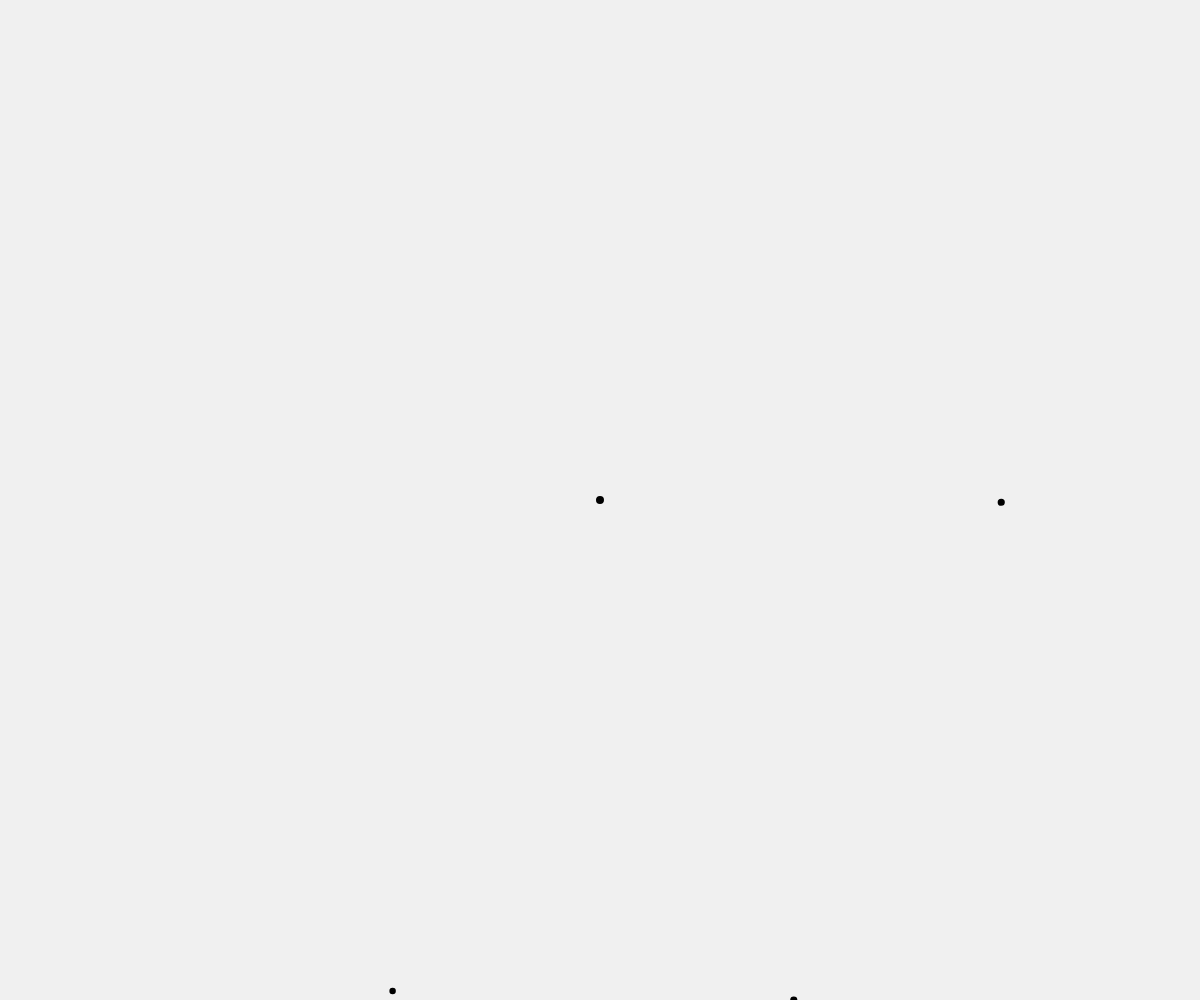
Frame 1 (no input)
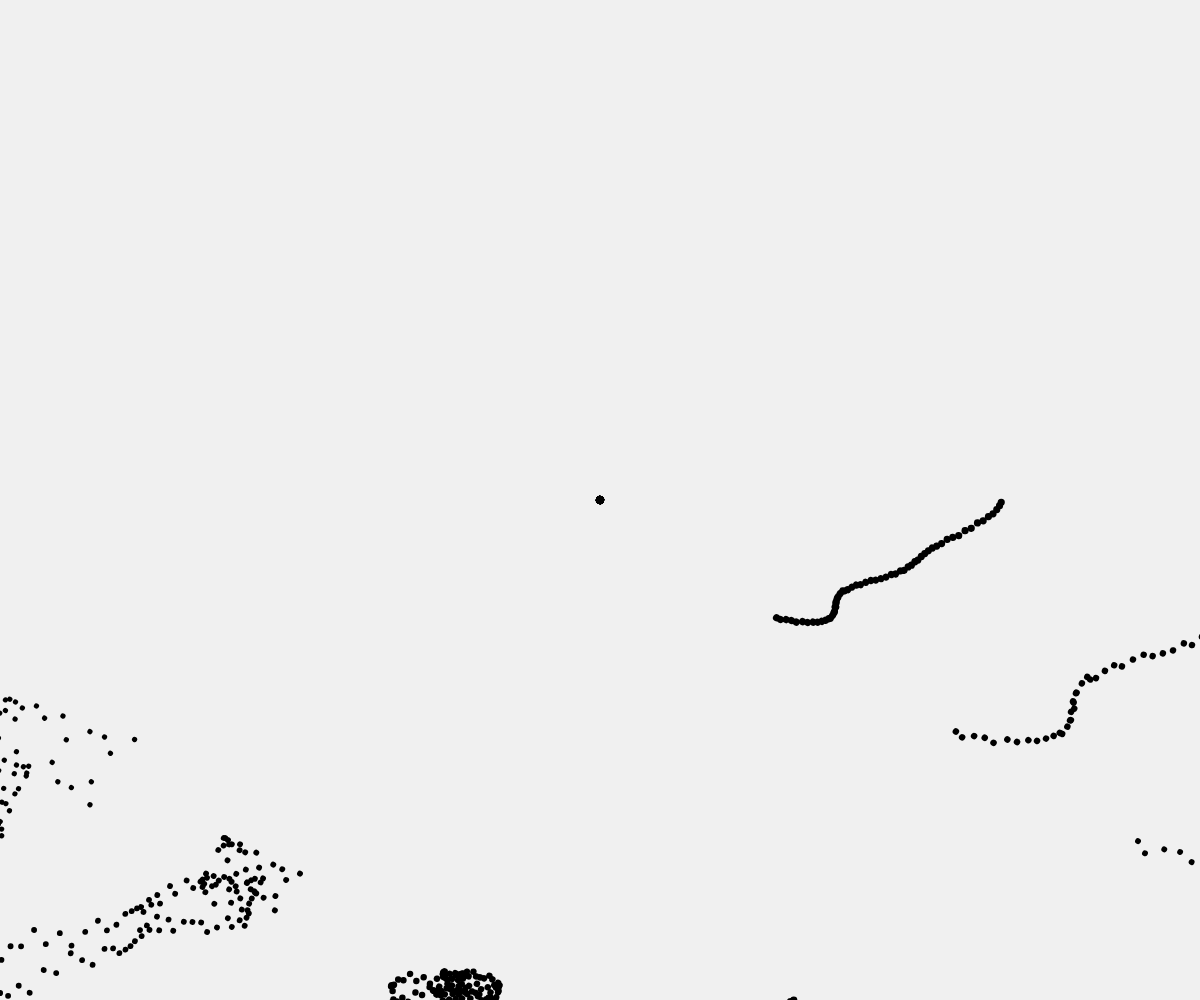
Frame 60 (no input)
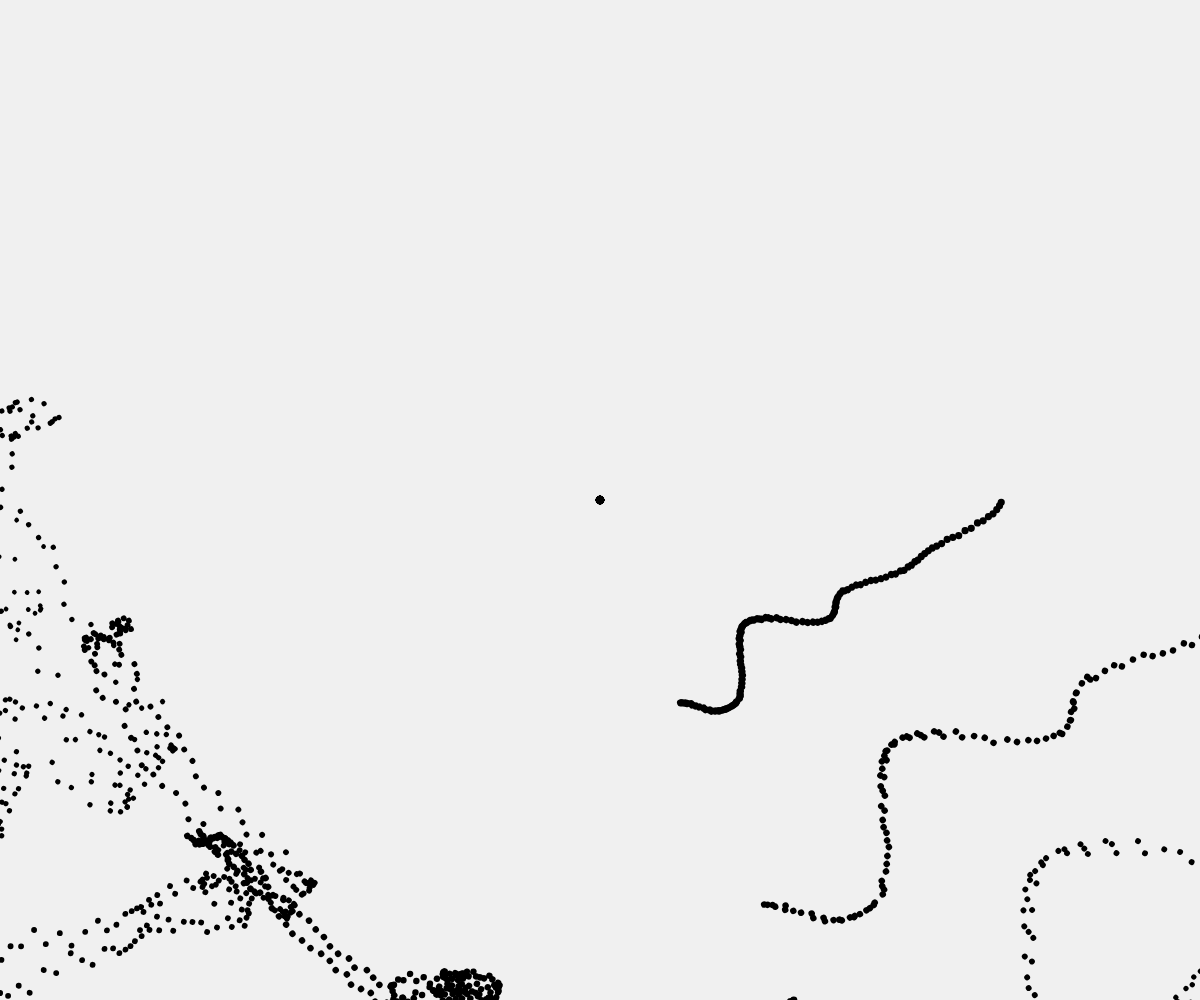
Frame 120 (the mouse pressed at the canvas centre since frame 60)

The p5.js sketch that drew these frames (run headless with seeded random() and noise() and a simulated clock; from frame 60 on, the mouse is pressed at the canvas centre):

// p5.js sketch
// ── sketch.js
const r = 8;
const k = 0.9;

function setup() {
  createCanvas(windowWidth, windowHeight);
  background(240);
}

function draw() {
  noStroke();
  fill(0, 0, 0);
  const init_pos = {x: width/2, y: height/2};
  const randVal = {x: width/2 * noise(frameCount/100), y: 4 * noise(frameCount + 500)};

  push();
  translate(init_pos.x, init_pos.y);
  rotate(frameCount/100);
  for(let i=0; i<1000; i++) {
    const pos = {x: i * randVal.x, y: i**2 * randVal.y};
    circle(pos.x, - pos.y, r*k**i);
    circle(init_pos.x - pos.x, init_pos.y - pos.y, r*k**i);
    circle(init_pos.x + pos.x, init_pos.y + pos.y, r*k**i);
    circle(init_pos.x - pos.x, init_pos.y + pos.y, r*k**i);
  }
  pop();
    
}

function windowResized() {
  resizeCanvas(windowWidth, windowHeight);
}
